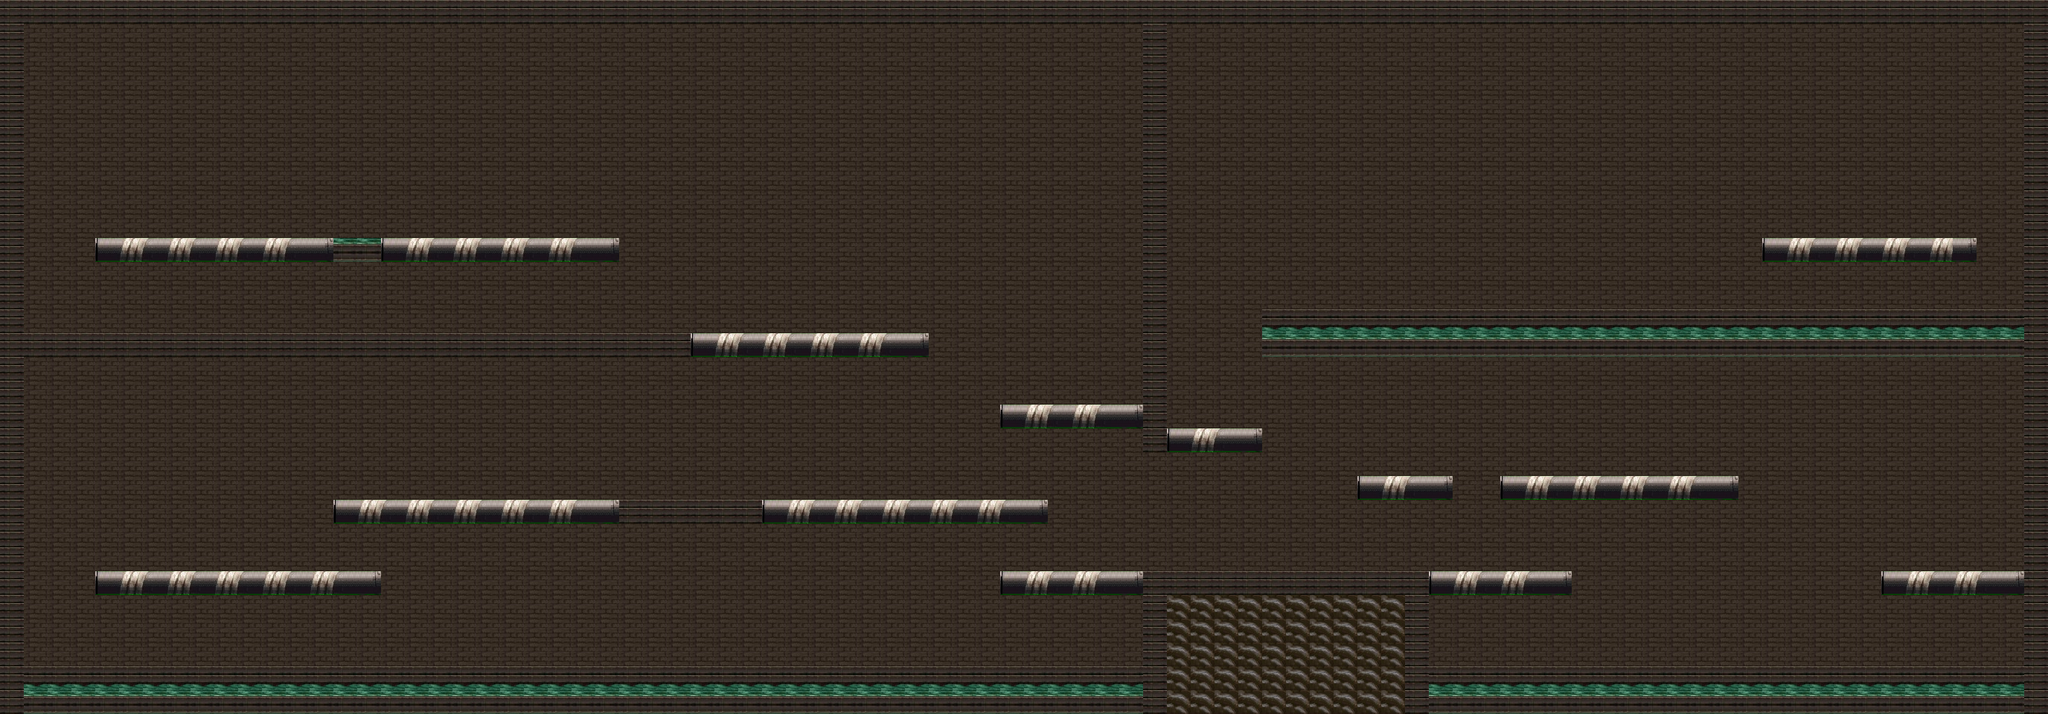

A 2D game scene composited from a Tiled map and its tileset images. What follows is a short description and the map's XML, with every tile layer's data as written:
An orthogonal 86x30 tile map with 32x32 px tiles, 1 tile layer (Tile Layer 1).

<map version="1.4" tiledversion="1.4.1" orientation="orthogonal" renderorder="right-down" width="86" height="30" tilewidth="32" tileheight="32" infinite="0" nextlayerid="2" nextobjectid="1">
 <editorsettings>
  <export target="SewerMap.lua" format="lua" />
 </editorsettings>
 <tileset firstgid="1" source="../sprites/Tiles.tsx" />
 <layer id="1" name="Tile Layer 1" width="86" height="30">
  <data encoding="csv">
3,3,3,3,3,3,3,3,3,3,3,3,3,3,3,3,3,3,3,3,3,3,3,3,3,3,3,3,3,3,3,3,3,3,3,3,3,3,3,3,3,3,3,3,3,3,3,3,3,3,3,3,3,3,3,3,3,3,3,3,3,3,3,3,3,3,3,3,3,3,3,3,3,3,3,3,3,3,3,3,3,3,3,3,3,3,
3,2,2,2,2,2,2,2,2,2,2,2,2,2,2,2,2,2,2,2,2,2,2,2,2,2,2,2,2,2,2,2,2,2,2,2,2,2,2,2,2,2,2,2,2,2,2,2,3,2,2,2,2,2,2,2,2,2,2,2,2,2,2,2,2,2,2,2,2,2,2,2,2,2,2,2,2,2,2,2,2,2,2,2,2,3,
3,2,2,2,2,2,2,2,2,2,2,2,2,2,2,2,2,2,2,2,2,2,2,2,2,2,2,2,2,2,2,2,2,2,2,2,2,2,2,2,2,2,2,2,2,2,2,2,3,2,2,2,2,2,2,2,2,2,2,2,2,2,2,2,2,2,2,2,2,2,2,2,2,2,2,2,2,2,2,2,2,2,2,2,2,3,
3,2,2,2,2,2,2,2,2,2,2,2,2,2,2,2,2,2,2,2,2,2,2,2,2,2,2,2,2,2,2,2,2,2,2,2,2,2,2,2,2,2,2,2,2,2,2,2,3,2,2,2,2,2,2,2,2,2,2,2,2,2,2,2,2,2,2,2,2,2,2,2,2,2,2,2,2,2,2,2,2,2,2,2,2,3,
3,2,2,2,2,2,2,2,2,2,2,2,2,2,2,2,2,2,2,2,2,2,2,2,2,2,2,2,2,2,2,2,2,2,2,2,2,2,2,2,2,2,2,2,2,2,2,2,3,2,2,2,2,2,2,2,2,2,2,2,2,2,2,2,2,2,2,2,2,2,2,2,2,2,2,2,2,2,2,2,2,2,2,2,2,3,
3,2,2,2,2,2,2,2,2,2,2,2,2,2,2,2,2,2,2,2,2,2,2,2,2,2,2,2,2,2,2,2,2,2,2,2,2,2,2,2,2,2,2,2,2,2,2,2,3,2,2,2,2,2,2,2,2,2,2,2,2,2,2,2,2,2,2,2,2,2,2,2,2,2,2,2,2,2,2,2,2,2,2,2,2,3,
3,2,2,2,2,2,2,2,2,2,2,2,2,2,2,2,2,2,2,2,2,2,2,2,2,2,2,2,2,2,2,2,2,2,2,2,2,2,2,2,2,2,2,2,2,2,2,2,3,2,2,2,2,2,2,2,2,2,2,2,2,2,2,2,2,2,2,2,2,2,2,2,2,2,2,2,2,2,2,2,2,2,2,2,2,3,
3,2,2,2,2,2,2,2,2,2,2,2,2,2,2,2,2,2,2,2,2,2,2,2,2,2,2,2,2,2,2,2,2,2,2,2,2,2,2,2,2,2,2,2,2,2,2,2,3,2,2,2,2,2,2,2,2,2,2,2,2,2,2,2,2,2,2,2,2,2,2,2,2,2,2,2,2,2,2,2,2,2,2,2,2,3,
3,2,2,2,2,2,2,2,2,2,2,2,2,2,2,2,2,2,2,2,2,2,2,2,2,2,2,2,2,2,2,2,2,2,2,2,2,2,2,2,2,2,2,2,2,2,2,2,3,2,2,2,2,2,2,2,2,2,2,2,2,2,2,2,2,2,2,2,2,2,2,2,2,2,2,2,2,2,2,2,2,2,2,2,2,3,
3,2,2,2,2,2,2,2,2,2,2,2,2,2,2,2,2,2,2,2,2,2,2,2,2,2,2,2,2,2,2,2,2,2,2,2,2,2,2,2,2,2,2,2,2,2,2,2,3,2,2,2,2,2,2,2,2,2,2,2,2,2,2,2,2,2,2,2,2,2,2,2,2,2,2,2,2,2,2,2,2,2,2,2,2,3,
3,2,2,2,33,34,65,34,65,34,65,34,65,66,36,36,33,34,65,34,65,34,65,34,65,66,2,2,2,2,2,2,2,2,2,2,2,2,2,2,2,2,2,2,2,2,2,2,3,2,2,2,2,2,2,2,2,2,2,2,2,2,2,2,2,2,2,2,2,2,2,2,2,2,33,34,65,34,65,34,65,34,66,2,2,3,
3,2,2,2,2,2,2,2,2,2,2,2,2,2,2,2,2,2,2,2,2,2,2,2,2,2,2,2,2,2,2,2,2,2,2,2,2,2,2,2,2,2,2,2,2,2,2,2,3,2,2,2,2,2,2,2,2,2,2,2,2,2,2,2,2,2,2,2,2,2,2,2,2,2,2,2,2,2,2,2,2,2,2,2,2,3,
3,2,2,2,2,2,2,2,2,2,2,2,2,2,2,2,2,2,2,2,2,2,2,2,2,2,2,2,2,2,2,2,2,2,2,2,2,2,2,2,2,2,2,2,2,2,2,2,3,2,2,2,2,2,2,2,2,2,2,2,2,2,2,2,2,2,2,2,2,2,2,2,2,2,2,2,2,2,2,2,2,2,2,2,2,3,
3,2,2,2,2,2,2,2,2,2,2,2,2,2,2,2,2,2,2,2,2,2,2,2,2,2,2,2,2,2,2,2,2,2,2,2,2,2,2,2,2,2,2,2,2,2,2,2,3,2,2,2,2,4,4,4,4,4,4,4,4,4,4,4,4,4,4,4,4,4,4,4,4,4,4,4,4,4,4,4,4,4,4,4,4,3,
3,3,3,3,3,3,3,3,3,3,3,3,3,3,3,3,3,3,3,3,3,3,3,3,3,3,3,3,3,33,34,65,34,65,34,65,34,65,66,2,2,2,2,2,2,2,2,2,3,2,2,2,2,36,36,36,36,36,36,36,36,36,36,36,36,36,36,36,36,36,36,36,36,36,36,36,36,36,36,36,36,36,36,36,36,3,
3,2,2,2,2,2,2,2,2,2,2,2,2,2,2,2,2,2,2,2,2,2,2,2,2,2,2,2,2,2,2,2,2,2,2,2,2,2,2,2,2,2,2,2,2,2,2,2,3,2,2,2,2,2,2,2,2,2,2,2,2,2,2,2,2,2,2,2,2,2,2,2,2,2,2,2,2,2,2,2,2,2,2,2,2,3,
3,2,2,2,2,2,2,2,2,2,2,2,2,2,2,2,2,2,2,2,2,2,2,2,2,2,2,2,2,2,2,2,2,2,2,2,2,2,2,2,2,2,2,2,2,2,2,2,3,2,2,2,2,2,2,2,2,2,2,2,2,2,2,2,2,2,2,2,2,2,2,2,2,2,2,2,2,2,2,2,2,2,2,2,2,3,
3,2,2,2,2,2,2,2,2,2,2,2,2,2,2,2,2,2,2,2,2,2,2,2,2,2,2,2,2,2,2,2,2,2,2,2,2,2,2,2,2,2,33,34,65,34,65,66,3,2,2,2,2,2,2,2,2,2,2,2,2,2,2,2,2,2,2,2,2,2,2,2,2,2,2,2,2,2,2,2,2,2,2,2,2,3,
3,2,2,2,2,2,2,2,2,2,2,2,2,2,2,2,2,2,2,2,2,2,2,2,2,2,2,2,2,2,2,2,2,2,2,2,2,2,2,2,2,2,2,2,2,2,2,2,3,33,34,65,66,2,2,2,2,2,2,2,2,2,2,2,2,2,2,2,2,2,2,2,2,2,2,2,2,2,2,2,2,2,2,2,2,3,
3,2,2,2,2,2,2,2,2,2,2,2,2,2,2,2,2,2,2,2,2,2,2,2,2,2,2,2,2,2,2,2,2,2,2,2,2,2,2,2,2,2,2,2,2,2,2,2,2,2,2,2,2,2,2,2,2,2,2,2,2,2,2,2,2,2,2,2,2,2,2,2,2,2,2,2,2,2,2,2,2,2,2,2,2,3,
3,2,2,2,2,2,2,2,2,2,2,2,2,2,2,2,2,2,2,2,2,2,2,2,2,2,2,2,2,2,2,2,2,2,2,2,2,2,2,2,2,2,2,2,2,2,2,2,2,2,2,2,2,2,2,2,2,33,34,65,66,2,2,33,34,65,34,65,34,65,34,65,66,2,2,2,2,2,2,2,2,2,2,2,2,3,
3,2,2,2,2,2,2,2,2,2,2,2,2,2,33,34,65,34,65,34,65,34,65,34,65,66,3,3,3,3,3,3,33,34,65,34,65,34,65,34,65,34,65,66,2,2,2,2,2,2,2,2,2,2,2,2,2,2,2,2,2,2,2,2,2,2,2,2,2,2,2,2,2,2,2,2,2,2,2,2,2,2,2,2,2,3,
3,2,2,2,2,2,2,2,2,2,2,2,2,2,2,2,2,2,2,2,2,2,2,2,2,2,2,2,2,2,2,2,2,2,2,2,2,2,2,2,2,2,2,2,2,2,2,2,2,2,2,2,2,2,2,2,2,2,2,2,2,2,2,2,2,2,2,2,2,2,2,2,2,2,2,2,2,2,2,2,2,2,2,2,2,3,
3,2,2,2,2,2,2,2,2,2,2,2,2,2,2,2,2,2,2,2,2,2,2,2,2,2,2,2,2,2,2,2,2,2,2,2,2,2,2,2,2,2,2,2,2,2,2,2,2,2,2,2,2,2,2,2,2,2,2,2,2,2,2,2,2,2,2,2,2,2,2,2,2,2,2,2,2,2,2,2,2,2,2,2,2,3,
3,2,2,2,33,34,65,34,65,34,65,34,65,34,65,66,2,2,2,2,2,2,2,2,2,2,2,2,2,2,2,2,2,2,2,2,2,2,2,2,2,2,33,34,65,34,65,66,3,3,3,3,3,3,3,3,3,3,3,3,33,34,65,34,65,66,2,2,2,2,2,2,2,2,2,2,2,2,2,33,34,65,34,65,66,3,
3,2,2,2,2,2,2,2,2,2,2,2,2,2,2,2,2,2,2,2,2,2,2,2,2,2,2,2,2,2,2,2,2,2,2,2,2,2,2,2,2,2,2,2,2,2,2,2,3,1,1,1,1,1,1,1,1,1,1,3,2,2,2,2,2,2,2,2,2,2,2,2,2,2,2,2,2,2,2,2,2,2,2,2,2,3,
3,2,2,2,2,2,2,2,2,2,2,2,2,2,2,2,2,2,2,2,2,2,2,2,2,2,2,2,2,2,2,2,2,2,2,2,2,2,2,2,2,2,2,2,2,2,2,2,3,1,1,1,1,1,1,1,1,1,1,3,2,2,2,2,2,2,2,2,2,2,2,2,2,2,2,2,2,2,2,2,2,2,2,2,2,3,
3,2,2,2,2,2,2,2,2,2,2,2,2,2,2,2,2,2,2,2,2,2,2,2,2,2,2,2,2,2,2,2,2,2,2,2,2,2,2,2,2,2,2,2,2,2,2,2,3,1,1,1,1,1,1,1,1,1,1,3,2,2,2,2,2,2,2,2,2,2,2,2,2,2,2,2,2,2,2,2,2,2,2,2,2,3,
3,4,4,4,4,4,4,4,4,4,4,4,4,4,4,4,4,4,4,4,4,4,4,4,4,4,4,4,4,4,4,4,4,4,4,4,4,4,4,4,4,4,4,4,4,4,4,4,3,1,1,1,1,1,1,1,1,1,1,3,4,4,4,4,4,4,4,4,4,4,4,4,4,4,4,4,4,4,4,4,4,4,4,4,4,3,
3,36,36,36,36,36,36,36,36,36,36,36,36,36,36,36,36,36,36,36,36,36,36,36,36,36,36,36,36,36,36,36,36,36,36,36,36,36,36,36,36,36,36,36,36,36,36,36,3,1,1,1,1,1,1,1,1,1,1,3,36,36,36,36,36,36,36,36,36,36,36,36,36,36,36,36,36,36,36,36,36,36,36,36,36,3
</data>
 </layer>
</map>